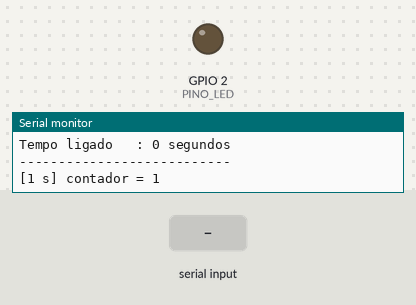
The program below on a simulated ESP32. Shown: output pins drawn as LEDs (lit = HIGH), the last lines printed to the serial monitor. Inputs (shaded band) come from the test bench.

Above: at 1.7 s.
1.8 s: "on\n" received over Serial
At 2.7 s:
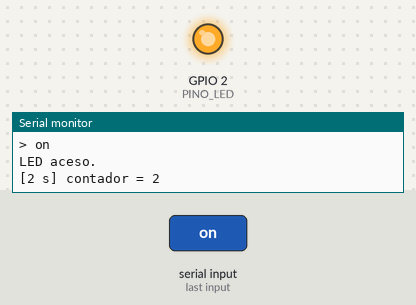
3.3 s: "off\n" received over Serial
At 3.8 s:
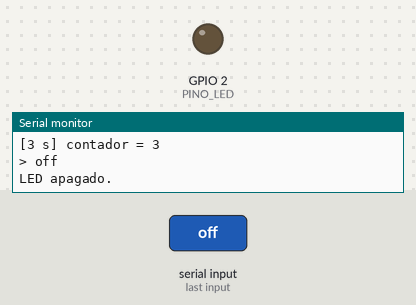
Timing chart, 0 to 6.3 s (numbered marks = the images above; inputs shaded):
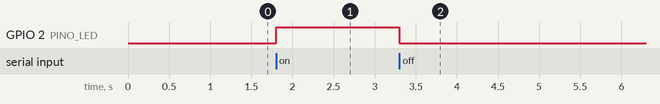

The program:

main.cpp
```cpp
/*
 * ============================================================
 *  PROJETO 02 — SERIAL (conversando com o PC)
 * ============================================================
 *
 *  O ESP32 não tem tela nem teclado. A porta serial é a sua
 *  janela para dentro do chip: é como você imprime valores,
 *  descobre por que algo não funciona e manda comandos.
 *
 *  Dominar isto é o que separa "chutar" de "depurar".
 *
 *  O QUE ELE FAZ: imprime informações do chip, mostra um contador
 *  a cada segundo e responde a comandos que você digita.
 *
 *  COMANDOS: digite no monitor e aperte Enter
 *      on     -> acende o LED
 *      off    -> apaga o LED
 *      info   -> mostra dados do chip
 *      help   -> lista os comandos
 */

#include <Arduino.h>

const int PINO_LED = 2;

// Guarda o instante da última impressão do contador.
// unsigned long porque millis() cresce muito (até ~49 dias).
unsigned long ultimoPrint = 0;
const unsigned long INTERVALO_MS = 1000;
int contador = 0;

// ------------------------------------------------------------
//  Função auxiliar: imprime dados do próprio chip
// ------------------------------------------------------------
void mostrarInfo() {
  Serial.println();
  Serial.println("--- INFORMACOES DO CHIP ---");

  // Frequência do processador em MHz (normalmente 240).
  Serial.printf("CPU            : %d MHz\n", getCpuFrequencyMhz());

  // Memória RAM livre, em bytes. Útil para detectar vazamento
  // de memória: se este número só cai, seu código tem um problema.
  Serial.printf("RAM livre      : %u bytes\n", ESP.getFreeHeap());

  // Tamanho da memória flash (onde o programa fica gravado).
  Serial.printf("Flash          : %u bytes\n", ESP.getFlashChipSize());

  // Há quanto tempo a placa está ligada.
  Serial.printf("Tempo ligado   : %lu segundos\n", millis() / 1000);
  Serial.println("---------------------------");
  Serial.println();
}

void setup() {
  Serial.begin(115200);
  pinMode(PINO_LED, OUTPUT);

  // Pequena pausa: dá tempo do monitor serial conectar antes das
  // primeiras mensagens, senão você perde as linhas iniciais.
  delay(500);

  Serial.println();
  Serial.println("=== PROJETO 02 — SERIAL ===");
  Serial.println("Digite 'help' e aperte Enter.");
  mostrarInfo();
}

void loop() {
  // ----------------------------------------------------------
  //  PARTE 1 — LER o que você digitou
  // ----------------------------------------------------------
  // Serial.available() diz quantos caracteres chegaram do PC.
  // Se for maior que zero, tem coisa esperando para ser lida.
  if (Serial.available() > 0) {
    // Lê até o Enter (caractere '\n').
    String comando = Serial.readStringUntil('\n');

    // Remove espaços e quebras de linha das pontas. Sem isso,
    // "on\r" nunca seria igual a "on" e nada funcionaria.
    comando.trim();

    Serial.println("> " + comando);

    if (comando == "on") {
      digitalWrite(PINO_LED, HIGH);
      Serial.println("LED aceso.");
    } else if (comando == "off") {
      digitalWrite(PINO_LED, LOW);
      Serial.println("LED apagado.");
    } else if (comando == "info") {
      mostrarInfo();
    } else if (comando == "help") {
      Serial.println("Comandos: on | off | info | help");
    } else if (comando.length() > 0) {
      Serial.println("Comando desconhecido. Digite 'help'.");
    }
  }

  // ----------------------------------------------------------
  //  PARTE 2 — IMPRIMIR um contador, SEM travar o chip
  // ----------------------------------------------------------
  // Repare: nenhum delay() aqui. Em vez de congelar tudo por 1
  // segundo, perguntamos "já passou 1 segundo?" e seguimos.
  //
  // millis() = quantos milissegundos desde que a placa ligou.
  unsigned long agora = millis();

  if (agora - ultimoPrint >= INTERVALO_MS) {
    ultimoPrint = agora;  // marca o novo ponto de partida
    contador++;
    Serial.printf("[%lu s] contador = %d\n", agora / 1000, contador);
  }

  // Como não há delay(), este loop roda milhares de vezes por
  // segundo — e por isso os comandos respondem instantaneamente.
}
```

Measured:
- after the input at 1.8 s, GPIO 2 (PINO_LED): LOW → HIGH at once
- after the input at 3.3 s, GPIO 2 (PINO_LED): HIGH → LOW at once
